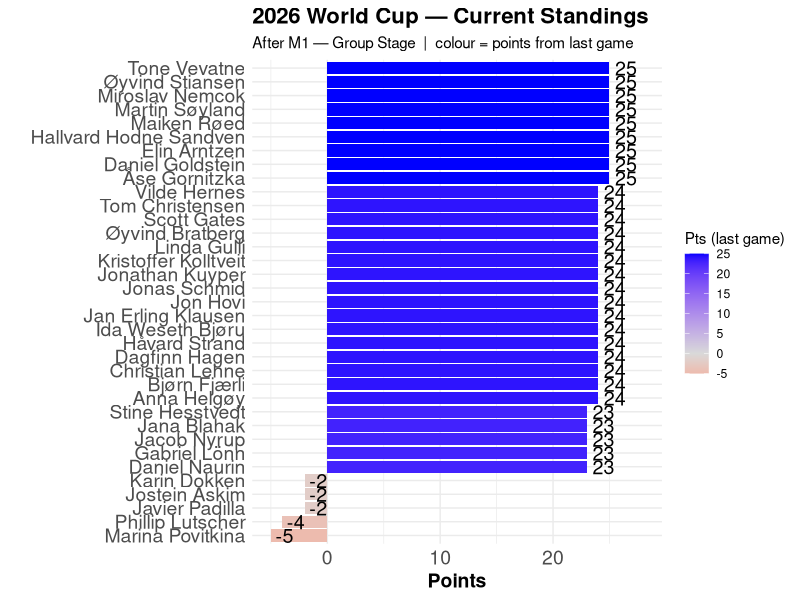

The R script that drew this image: (Note: this script raises an error after producing the figure.)
## ---- chunk 1
library(tidyverse)
library(ggplot2)

# ── Parameter ─────────────────────────────────────────────────────────────────
this_match <- 1   # which game this post covers — never changes on re-render
lag        <- 1   # number of games back for the colour fill

# ── Load data ─────────────────────────────────────────────────────────────────
df <- read_delim(here::here("gData", "standings.csv"), delim = ";",
                 locale = locale(encoding = "UTF-8"),
                 show_col_types = FALSE) |>
  mutate(full_name = if_else(is.na(full_name) | full_name == "", player, full_name))

played_matches <- sort(unique(df$match))

# ── Lag scores ────────────────────────────────────────────────────────────────
lag_match_idx <- match(this_match, played_matches) - lag
lag_match <- if (!is.na(lag_match_idx) && lag_match_idx >= 1) {
  played_matches[lag_match_idx]
} else {
  NA_integer_
}

lag_scores <- if (!is.na(lag_match)) {
  df |> filter(match == lag_match) |> select(player, lag_score = cumulative)
} else {
  tibble(player = unique(df$player), lag_score = 0L)
}

# ── Current standings ─────────────────────────────────────────────────────────
hbar <- df |>
  filter(match == this_match) |>
  left_join(lag_scores, by = "player") |>
  mutate(
    lag_score = replace_na(lag_score, 0L),
    diff      = cumulative - lag_score,
    full_name = fct_reorder(full_name, cumulative)
  )

last_stage <- hbar |> pull(stage) |> first()
lag_label  <- if (lag == 1) "last game" else paste0("last ", lag, " games")

# ── Plot ──────────────────────────────────────────────────────────────────────
p <- ggplot(hbar, aes(x = full_name, y = cumulative, fill = diff)) +
  geom_col() +
  scale_y_continuous(limits = c(min(min(hbar$cumulative), 0), max(hbar$cumulative) * 1.12)) +
  coord_flip() +
  scale_fill_gradient2(low = "red", high = "blue", mid = "grey85", midpoint = 0,
                       name = paste0("Pts (", lag_label, ")")) +
  geom_text(aes(label = cumulative), hjust = -0.25, size = 5) +
  ylab("Points") +
  xlab(" ") +
  labs(
    title    = "2026 World Cup — Current Standings",
    subtitle = paste0("After M", this_match, " — ", last_stage,
                      "  |  colour = points from ", lag_label)
  ) +
  theme_minimal() +
  theme(
    axis.text  = element_text(size = 14),
    axis.title = element_text(size = 14, face = "bold"),
    plot.title = element_text(face = "bold", size = 16)
  )

ggsave(here::here("posts", "2026-06-11-and-we-are-off", "standings.png"),
       width = 10, height = 10, dpi = 150)
## ---- chunk 2
knitr::include_graphics("standings.png")
